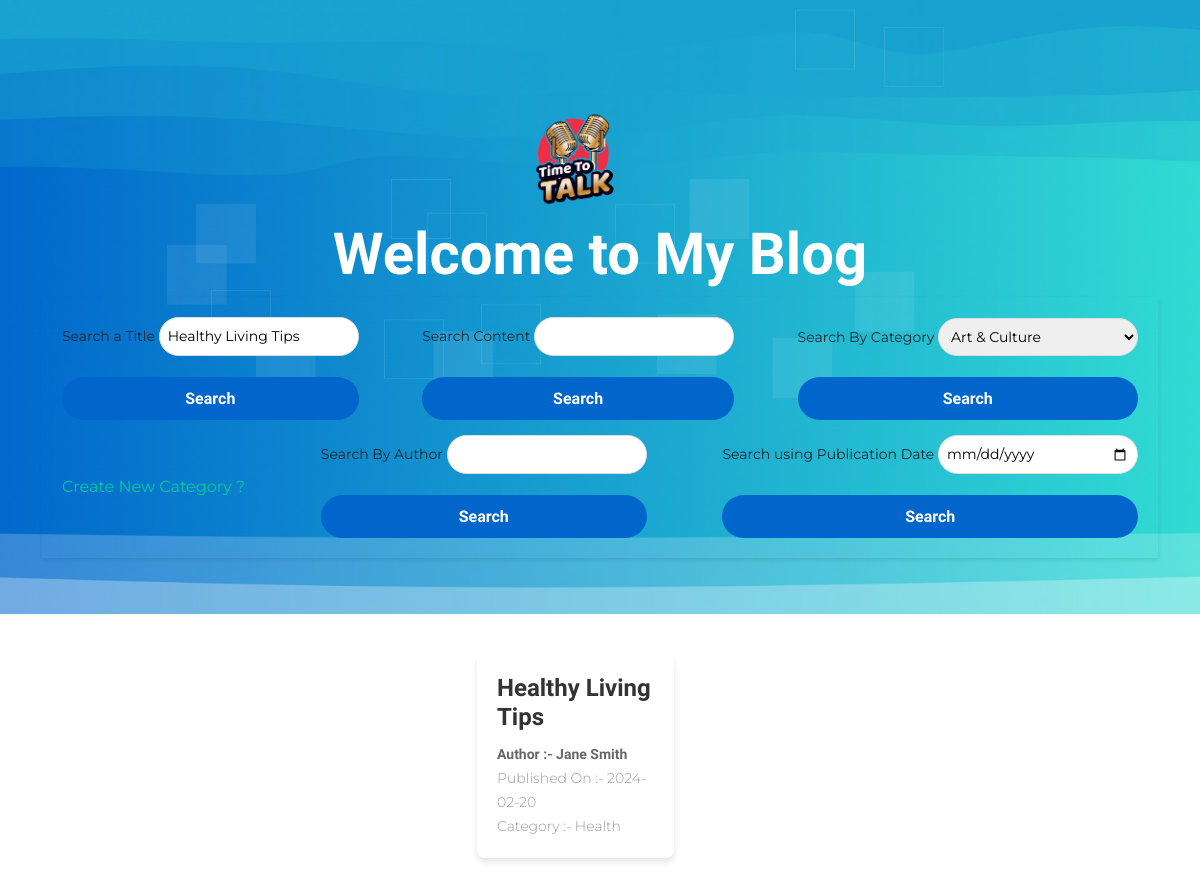
The app's page /index.php?title=Healthy Living Tips with its own data.
### tables this page shows
CREATE TABLE IF NOT EXISTS `article` (
  `id` int NOT NULL AUTO_INCREMENT,
  `title` varchar(50) NOT NULL,
  `content` text NOT NULL,
  `date_pub` date DEFAULT NULL,
  `category_id` int DEFAULT NULL,
  `author_id` int DEFAULT NULL,
  PRIMARY KEY (`id`),
  KEY `category_id` (`category_id`),
  KEY `author_id` (`author_id`)
);

CREATE TABLE IF NOT EXISTS `category` (
  `id` int NOT NULL AUTO_INCREMENT,
  `name` varchar(100) NOT NULL,
  PRIMARY KEY (`id`)
);

### index.php (called while the page is built)
<?php
require_once('./Models/Database.class.php');
require_once('./Models/Article.class.php');
$modelArticle = new Article;
$articles = $modelArticle->getAll();
$categories = $modelArticle->getCategories();
if (!empty($_GET['title'])) {
    $articles = $modelArticle->getByTitle($_GET['title']);
} elseif (!empty($_GET['content'])) {
    header("Location: article.php?content={$_GET['content']}");
} elseif (!empty($_GET['category_id'])) {
    header("Location: article.php?category_id={$_GET['category_id']}");
} elseif (!empty($_GET['author'])) {
    header("Location: author.php?author={$_GET['author']}");
} elseif (!empty($_GET['date_pub'])) {
    header("Location: article.php?date_pub={$_GET['date_pub']}");
}
require_once('./Views/home.php');

### Models/Database.class.php (called while the page is built, shortened)
<?php
abstract class Database
{
    public function __construct()
    {
        $this->db = new PDO("mysql:host=localhost;dbname=blog;charset=utf8", "root", '');
    }
}

### Models/Article.class.php (called while the page is built, shortened)
<?php
class Article extends Database
{
    protected $base = "SELECT article.*, author.id , author.phone, author.address, author.dob, CONCAT(author.firstname, ' ', author.lastname) AS author , category.id, category.name AS category
    FROM article
    LEFT JOIN author ON article.author_id = author.id
    LEFT JOIN category ON article.category_id = category.id ";
    public function getAll()
    {
        $request = $this->db->prepare($this->base . "ORDER BY date_pub DESC");
        $request->execute();
        $data = $request->fetchAll(PDO::FETCH_ASSOC);
        return $data;
    }
    public function getByTitle($title)
    {
        $request = $this->db->prepare($this->base . " WHERE LOWER(article.title) LIKE :title");
        $titleParam = '%' . strtolower($title) . '%';
        $request->bindParam(':title', $titleParam, PDO::PARAM_STR);
        $request->execute();
        $data = $request->fetchAll(PDO::FETCH_ASSOC);
        return $data;
    }
    public function getCategories()
    {
        $request = $this->db->prepare("SELECT * FROM category ORDER BY name");
        $request->execute();
        $data = $request->fetchAll(PDO::FETCH_ASSOC);
        return $data;
    }
}

### Views/home.php (the view, shortened to what this page needs)
<!DOCTYPE html>
<html lang="en">
<head>
    <link rel="stylesheet" href="Assets/style.css">
    <link rel="stylesheet" href="https://cdnjs.cloudflare.com/ajax/libs/font-awesome/6.0.0-beta3/css/all.min.css" />
    <link rel="stylesheet" href="./Assets/css/bootstrap.min.css">
    <link rel="stylesheet" href="./Assets/css/bootstrap-icons.css">
    <link rel="stylesheet" href="./Assets/css/owl.carousel.min.css">
    <link rel="stylesheet" href="./Assets/css/owl.theme.default.min.css">
    <link href="./Assets/css/templatemo-pod-talk.css" rel="stylesheet">
</head>
<body>
    <section class="hero-section">
        <div class="container">
            <div class="row">
                <div class="col-lg-12 col-12">
                    <div class="text-center mb-5 pb-2">
                        <div class="container">
                            <a class="navbar-brand me-lg-5 me-0" href="index.php">
                                <img src="images/pod-talk-logo.png" class="logo-image img-fluid" alt="templatemo pod talk">
                            </a>
                        </div>
                        <h1 class="text-white">Welcome to My Blog</h1>
                        <div class="navbar">
                            <form action="">
                                <label>
                                    Search a Title
                                    <input type="text" name="title" value="<?= $_GET['title'] ?? '' ?>">
                                </label>
                                <button type="submit" class="btn custom-btn smoothscroll mt-3">Search</button>
                            </form>
                            <form action="">
                                <label>
                                    Search Content
                                    <input type="text" name="content" value="<?= $_GET['content'] ?? '' ?>">
                                </label>
                                <button type="submit" class="btn custom-btn smoothscroll mt-3">Search</button>
                            </form>
                            <form action="">
                                <label>
                                    Search By Category
                                    <select name="category_id">
                                        <?php foreach ($categories as $category) : ?>
                                            <option value="<?= $category['id'] ?>" <?= !empty($_GET['category_id']) && $_GET['category_id'] == $category['id'] ? 'selected' : '' ?>><?= $category['name'] ?></option>
                                        <?php endforeach ?>
                                    </select>
                                </label>
                                <button type="submit" class="btn custom-btn smoothscroll mt-3">Search</button>
                            </form>
                            <a href="Views/createCategory.php"> Create New Category ?</a>
                            <form action="">
                                <label>
                                    Search By Author
                                    <input type="text" name="author" value="<?= $_GET['author'] ?? '' ?>">
                                </label>
                                <button type="submit" class="btn custom-btn smoothscroll mt-3">Search</button>
                            </form>
                            <form action="">
                                <label for="date_pub">
                                    Search using Publication Date
                                    <input type="date" name="date_pub" value="<?= $_GET['date_pub'] ?? '' ?>">
                                </label>
                                <button type="submit" class="btn custom-btn smoothscroll mt-3">Search</button>
                            </form>
                        </div>
                    </div>
                </div>
            </div>
        </div>
    </section>
    <?php if (!empty($articles)): ?>
        <div class="article-grid">
            <?php foreach ($articles as $article) : ?>
                <a href="article.php?id=<?= $article['id'] ?>" class="article-link">
                    <div class="article-card">
                        <h3 class="article-title"><?= $article['title'] ?></h3>
                        <h3 class="article-author">Author :- <?= $article['author'] ?></h3><br>
                        <p class="article-date">Published On :- <?= $article['date_pub'] ?></p><br>
                        <p class="article-date">Category :- <?= $article['category'] ?></p>
                    </div>
                </a>
            <?php endforeach ?>
        <?php else : ?>
            <h1 class="recordError"> No Records Found</h1>
        <?php endif ?>
        </div>
</body>
</html>

### Assets/style.css (style rules this page uses)
body, h1, h3, p, form { margin: 0; padding: 0; box-sizing: border-box; }
body { font-family: Arial, sans-serif; line-height: 1.6; background-color: #f4f4f4; color: #333; padding: 0; margin: 0; }
.navbar { display: flex; flex-wrap: wrap; justify-content: center; gap: 15px; padding: 20px; background-color: #ffffff; box-shadow: 0 2px 4px rgba(0, 0, 0, 0.1); }
.navbar form { display: flex; flex-direction: column; gap: 5px; }
.navbar label { font-size: 14px; }
.navbar input[type="text"], .navbar select, .navbar input[type="date"] { border: 2px solid transparent; border-radius: 100px; padding: 8px; border: 1px solid #ddd; font-size: 14px; width: 200px; }
.article-grid { display: flex; flex-wrap: wrap; gap: 20px; justify-content: center; padding: 20px; }
.article-card { background-color: #fff; border-radius: 8px; box-shadow: 0 4px 6px rgba(0, 0, 0, 0.1); overflow: hidden; padding: 15px; width: 300px; transition: transform 0.3s ease, box-shadow 0.3s ease; }
.article-title { font-size: 18px; color: #333; margin-bottom: 10px; }
.article-date, .article-author { font-size: 14px; color: #666; }
.article-link { text-decoration: none; }
body, h1, h2, p { margin: 0; padding: 0; box-sizing: border-box; }
.article-card { background-color: #fff; border-radius: 8px; box-shadow: 0 4px 6px rgba(0, 0, 0, 0.1); overflow: hidden; padding: 20px; width: 80%; max-width: 800px; margin: 20px 0; }
.article-title { font-size: 24px; color: #333; margin-bottom: 10px; }
.article-author, .article-date { display: inline; }
.article-author { font-weight: bold; }
.article-date { color: #999; }

### Assets/css/templatemo-pod-talk.css (style rules this page uses)
:root { --white-color: #ffffff; --primary-color: #00cc99; --secondary-color: #0066cc; --section-bg-color: #f0f8ff; --custom-btn-bg-color: #0066cc; --custom-btn-bg-hover-color: #00cc99; --dark-color: #000000; --p-color: #717275; --border-color: #7fffd4; --link-hover-color: #0066cc; --body-font-family: "Montserrat", sans-serif; --title-font-family: "Sono", sans-serif; --h1-font-size: 58px; --h2-font-size: 46px; --h3-font-size: 32px; --h4-font-size: 28px; --h5-font-size: 24px; --h6-font-size: 22px; --p-font-size: 16px; --menu-font-size: 14px; --border-radius-large: 100px; --border-radius-medium: 20px; --border-radius-small: 10px; --font-weight-light: 300; --font-weight-normal: 400; --font-weight-medium: 500; --font-weight-semibold: 600; --font-weight-bold: 700; }
body { background-color: var(--white-color); font-family: var(--body-font-family); }
h2, h3, h4, h5, h6 { color: var(--dark-color); }
h1, h2, h3, h4, h5, h6 { font-family: var(--title-font-family); font-weight: var(--font-weight-semibold); }
h1 { font-size: var(--h1-font-size); font-weight: var(--font-weight-bold); }
h3 { font-size: var(--h3-font-size); }
p { color: var(--p-color); font-size: var(--p-font-size); font-weight: var(--font-weight-light); }
a, button { touch-action: manipulation; transition: all 0.3s; }
a { display: inline-block; color: var(--primary-color); text-decoration: none; }
.custom-btn { background: var(--custom-btn-bg-color); border: 2px solid transparent; border-radius: var(--border-radius-large); color: var(--white-color); font-family: var(--title-font-family); font-size: var(--p-font-size); font-weight: var(--font-weight-semibold); line-height: normal; transition: all 0.3s; padding: 10px 20px; }
.navbar { background-color: transparent; z-index: 9; padding: 20px; }
.logo-image { width: 120px; height: auto; }
.navbar-brand, .navbar-brand:hover { font-size: var(--h3-font-size); font-weight: var(--font-weight-bold); display: flex; justify-content: center; }
.hero-section { background-image: url("../images/templatemo-wave-banner.jpg"), linear-gradient(#348cd2, #ffffff); background-repeat: no-repeat; background-size: 108% 76%; background-position: top; padding-top: 100px; }
@media screen and (max-width: 1240px) { .hero-section { background-size: 116%; } }

### records on screen
article: title "Healthy Living Tips", author "Jane Smith", date_pub "2024-02-20", category.name "Health"

### other values on screen
form field category_id "Art & Culture"
